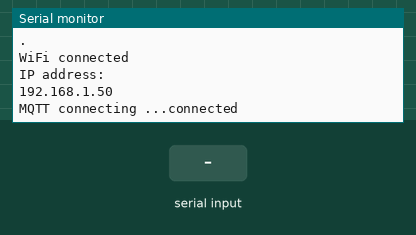
Simulated run of this sketch. Board: ESP32. Shown: the last lines printed to the serial monitor. Inputs (shaded band) come from the test bench. WiFi joins after 1.5 s; servers stay silent unless stated; no MQTT or app messages arrive unless stated.

Above: at 2.7 s.
2.8 s: "1" received over the second serial link
At 4.1 s:
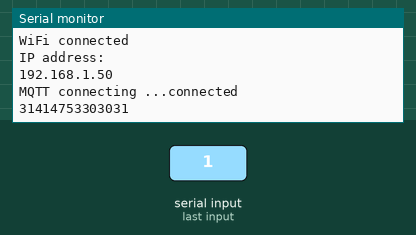
4.3 s: "0" received over the second serial link
At 5.4 s:
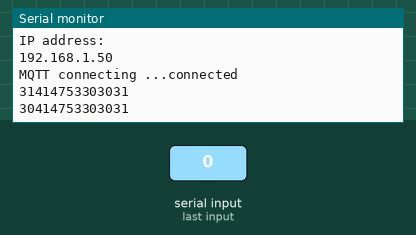
5.8 s: "2" received over the second serial link
At 6.9 s:
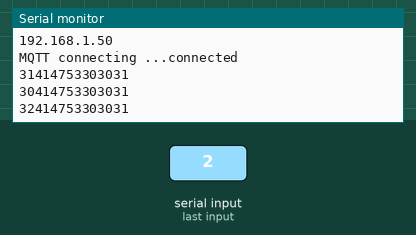

The sketch:

test1.ino
```cpp
#include <WiFi.h>
#include <WiFiClient.h>
#include <PubSubClient.h>
#include "Arduino.h"
#define RXD2 16
#define TXD2 17

const char* ssid = "arifin";
const char* password = "12345678";
const char* mqtt_server = "202.154.58.25";
const char* mqtt_user = "logika";
const char* mqtt_password = "pratama";
WiFiClient espClient;
PubSubClient client(espClient);

unsigned char incomingByte;
int a;
String karakter;
int Panjang;
String Data;
String Str1;
String hasil;
String idReader = "414753303031";
String Kirim;
String stringOne;


long lastMsg = 0;
char msg[20];

void receivedCallback(char* topic, byte* payload, unsigned int length) {
  Serial.print("Message received: ");
  Serial.println(topic);
  String payloadtemp;

  Serial.print("payload: ");
  for (int i = 0; i < length; i++) {
    Serial.print((char)payload[i]);
  }
  Serial.println();

}

void mqttconnect() {

  while (!client.connected()) {
    Serial.print("MQTT connecting ...");

    String clientId = "ESP32Client";

    if (client.connect(clientId.c_str(), mqtt_user, mqtt_password)) {
      Serial.println("connected");
    } else{
      Serial.print("failed, status code =");
      Serial.print(client.state());
      Serial.println("try again in 5 seconds");
      delay(5000);
    }
  }

}

void setup ()
{
  Serial.begin (115200);
  Serial2.begin(115200, SERIAL_8N1, RXD2, TXD2);
  Serial2.println("serial2test");
  Serial.println ("begin initial Serial!\n");
  Serial.println();
  Serial.print("Connecting to ");
  Serial.println(ssid);
  WiFi.begin(ssid, password);
  while (WiFi.status() != WL_CONNECTED) {
  delay(500);
  Serial.print(".");
  Serial.println("");
  Serial.println("WiFi connected");
  Serial.println("IP address: ");
  Serial.println(WiFi.localIP());
  client.setServer(mqtt_server, 1883);
  client.setCallback(receivedCallback);
  }

}

void loop ()
{
  if (!client.connected()) {
    mqttconnect();
  }
  client.loop();

  while(Serial2.available () > 0)
  {
      incomingByte=Serial2.read ();
      karakter = String(incomingByte, HEX);
      Panjang = karakter.length();
      if(Panjang == 1){
        Str1 = "0" + karakter;
      }else{
      Str1 = karakter;
      }
      hasil = hasil + Str1;

     stringOne = hasil;
      stringOne.replace("20", "");
      stringOne.replace("0d0a", "");
      stringOne.replace("30303030312c30312c30342c", "");
       Data = stringOne;
       Kirim = Data + idReader;
  }

  if(hasil != ""){
    Serial.println(Kirim);
    client.publish("reader/reader", String(Kirim).c_str(), true);
    hasil="";
  }
  delay (1000);
      long now = millis();
  if (now - lastMsg > 3000) {
    lastMsg = now;
  }
}
```

Measured:
- after the input at 2.8 s, the serial monitor: prints a new line after 0.76 s (image 1)
- after the input at 4.3 s, the serial monitor: prints a new line after 0.26 s (image 2)
- after the input at 5.8 s, the serial monitor: prints a new line after 0.76 s (image 3)
